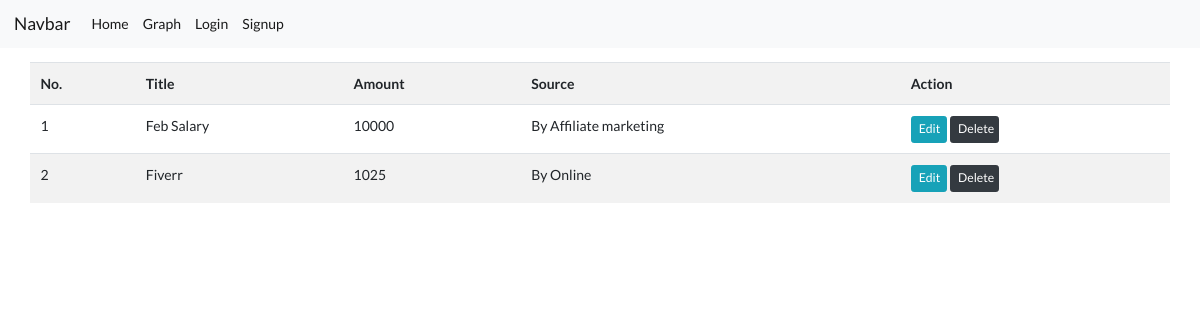
The page /manage-income on the database as committed earlier.
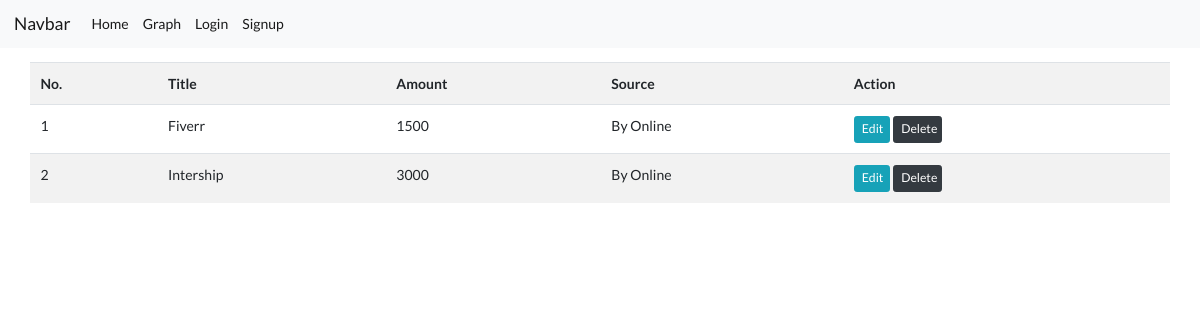
The same page on the database as committed later.
### CoreApp/models.py (models this page shows, shortened)
class AddAmount(models.Model):
    title = models.CharField(max_length=100, blank=False, null=False)
    category = models.ForeignKey(IncomeCat, on_delete=models.CASCADE)
    amount = models.PositiveIntegerField()
    date = models.DateTimeField(default=datetime.now)

class IncomeCat(models.Model):
    title = models.CharField(max_length=100, blank=False, null=False)
    def __str__(self):
        return self.title

### CoreApp/views.py (the view)
# urls.py: path('manage-income', ManageIncome.as_view(), name="manageincome"),
class ManageIncome(TemplateView):
    template_name = "income/manageincome.html"
    def get_context_data(self, **kwargs):
        context = super().get_context_data(**kwargs)
        context['add_amount_db'] = AddAmount.objects.all()
        return context

### templates/income/manageincome.html (shortened to what this page needs)
{% extends 'base.html' %}
{% block content %}
<div class="container">
    <div class="row">
        <table class="table table-striped mt-3">
            <tr>
                <th>No.</th>
                <th>Title</th>
                <th>Amount</th>
                <th>Source</th>
                <th>Action</th>
            </tr>
            {% for i in add_amount_db %}
            <tr>
                <td>{{ forloop.counter }}</td>
                <td>{{ i.title }}</td>
                <td>{{ i.amount }}</td>
                <td>By {{ i.category }}</td>
                <th class="">
                    <a href="{% url 'editmanageincome' i.id %}"><p class="btn btn-info btn-sm" onclick="edit()" style="width: 3em;">Edit</p></a>
                    <a href="{% url 'deleteincome' i.pk %}"><p class="btn btn-dark btn-sm" style="width: 4em;">Delete</p></a>
                </th>
            </tr>
            {% endfor %}
        </table>
    </div>
</div>
{% endblock %}

Rows that differ between the two databases and show on the page:
removed AddAmount: title "Feb Salary", amount "10000", category "Affiliate marketing"
changed AddAmount "Fiverr": amount "1025" → "1500"
added AddAmount: title "Intership", amount "3000", category "Online"
